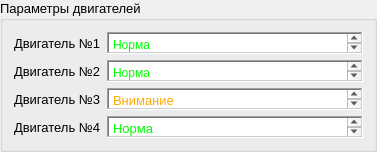
                      <widget class="QGroupBox" name="groupBox_6">
                       <property name="font">
                        <font>
                         <pointsize>10</pointsize>
                         <bold>false</bold>
                         <underline>false</underline>
                        </font>
                       </property>
                       <property name="title">
                        <string>Параметры двигателей</string>
                       </property>
                       <layout class="QVBoxLayout" name="verticalLayout_34">
                        <item>
                         <layout class="QVBoxLayout" name="verticalLayout_23">
                          <item>
                           <layout class="QHBoxLayout" name="horizontalLayout_23">
                            <item>
                             <widget class="QLabel" name="label_15">
                              <property name="text">
                               <string>Двигатель №1</string>
                              </property>
                             </widget>
                            </item>
                            <item>
                             <widget class="QTextEdit" name="textEdit_7">
                              <property name="maximumSize">
                               <size>
                                <width>16777215</width>
                                <height>22</height>
                               </size>
                              </property>
                              <property name="frameShape">
                               <enum>QFrame::WinPanel</enum>
                              </property>
                              <property name="html">
                               <string>&lt;!DOCTYPE HTML PUBLIC &quot;-//W3C//DTD HTML 4.0//EN&quot; &quot;http://www.w3.org/TR/REC-html40/strict.dtd&quot;&gt;
&lt;html&gt;&lt;head&gt;&lt;meta name=&quot;qrichtext&quot; content=&quot;1&quot; /&gt;&lt;meta charset=&quot;utf-8&quot; /&gt;&lt;style type=&quot;text/css&quot;&gt;
p, li { white-space: pre-wrap; }
hr { height: 1px; border-width: 0; }
li.unchecked::marker { content: &quot;\2610&quot;; }
li.checked::marker { content: &quot;\2612&quot;; }
&lt;/style&gt;&lt;/head&gt;&lt;body style=&quot; font-family:'Segoe UI'; font-size:10pt; font-weight:400; font-style:normal;&quot;&gt;
&lt;p style=&quot; margin-top:0px; margin-bottom:0px; margin-left:0px; margin-right:0px; -qt-block-indent:0; text-indent:0px;&quot;&gt;&lt;span style=&quot; font-family:'MS Shell Dlg 2'; font-size:9pt; color:#00ff00;&quot;&gt;Норма&lt;/span&gt;&lt;/p&gt;&lt;/body&gt;&lt;/html&gt;</string>
                              </property>
                             </widget>
                            </item>
                           </layout>
                          </item>
                          <item>
                           <layout class="QHBoxLayout" name="horizontalLayout_24">
                            <item>
                             <widget class="QLabel" name="label_16">
                              <property name="text">
                               <string>Двигатель №2</string>
                              </property>
                             </widget>
                            </item>
                            <item>
                             <widget class="QTextEdit" name="textEdit_8">
                              <property name="maximumSize">
                               <size>
                                <width>16777215</width>
                                <height>22</height>
                               </size>
                              </property>
                              <property name="frameShape">
                               <enum>QFrame::WinPanel</enum>
                              </property>
                              <property name="html">
                               <string>&lt;!DOCTYPE HTML PUBLIC &quot;-//W3C//DTD HTML 4.0//EN&quot; &quot;http://www.w3.org/TR/REC-html40/strict.dtd&quot;&gt;
&lt;html&gt;&lt;head&gt;&lt;meta name=&quot;qrichtext&quot; content=&quot;1&quot; /&gt;&lt;meta charset=&quot;utf-8&quot; /&gt;&lt;style type=&quot;text/css&quot;&gt;
p, li { white-space: pre-wrap; }
hr { height: 1px; border-width: 0; }
li.unchecked::marker { content: &quot;\2610&quot;; }
li.checked::marker { content: &quot;\2612&quot;; }
&lt;/style&gt;&lt;/head&gt;&lt;body style=&quot; font-family:'Segoe UI'; font-size:10pt; font-weight:400; font-style:normal;&quot;&gt;
&lt;p style=&quot; margin-top:0px; margin-bottom:0px; margin-left:0px; margin-right:0px; -qt-block-indent:0; text-indent:0px;&quot;&gt;&lt;span style=&quot; font-family:'MS Shell Dlg 2'; font-size:9pt; color:#00ff00;&quot;&gt;Норма&lt;/span&gt;&lt;/p&gt;&lt;/body&gt;&lt;/html&gt;</string>
                              </property>
                             </widget>
                            </item>
                           </layout>
                          </item>
                          <item>
                           <layout class="QHBoxLayout" name="horizontalLayout_25">
                            <item>
                             <widget class="QLabel" name="label_17">
                              <property name="text">
                               <string>Двигатель №3</string>
                              </property>
                             </widget>
                            </item>
                            <item>
                             <widget class="QTextEdit" name="textEdit_9">
                              <property name="maximumSize">
                               <size>
                                <width>16777215</width>
                                <height>22</height>
                               </size>
                              </property>
                              <property name="frameShape">
                               <enum>QFrame::WinPanel</enum>
                              </property>
                              <property name="html">
                               <string>&lt;!DOCTYPE HTML PUBLIC &quot;-//W3C//DTD HTML 4.0//EN&quot; &quot;http://www.w3.org/TR/REC-html40/strict.dtd&quot;&gt;
&lt;html&gt;&lt;head&gt;&lt;meta name=&quot;qrichtext&quot; content=&quot;1&quot; /&gt;&lt;meta charset=&quot;utf-8&quot; /&gt;&lt;style type=&quot;text/css&quot;&gt;
p, li { white-space: pre-wrap; }
hr { height: 1px; border-width: 0; }
li.unchecked::marker { content: &quot;\2610&quot;; }
li.checked::marker { content: &quot;\2612&quot;; }
&lt;/style&gt;&lt;/head&gt;&lt;body style=&quot; font-family:'Segoe UI'; font-size:10pt; font-weight:400; font-style:normal;&quot;&gt;
&lt;p style=&quot; margin-top:0px; margin-bottom:0px; margin-left:0px; margin-right:0px; -qt-block-indent:0; text-indent:0px;&quot;&gt;&lt;span style=&quot; color:#ffaa00;&quot;&gt;Внимание&lt;/span&gt;&lt;/p&gt;&lt;/body&gt;&lt;/html&gt;</string>
                              </property>
                             </widget>
                            </item>
                           </layout>
                          </item>
                          <item>
                           <layout class="QHBoxLayout" name="horizontalLayout_26">
                            <item>
                             <widget class="QLabel" name="label_18">
                              <property name="text">
                               <string>Двигатель №4</string>
                              </property>
                             </widget>
                            </item>
                            <item>
                             <widget class="QTextEdit" name="textEdit_10">
                              <property name="maximumSize">
                               <size>
                                <width>16777215</width>
                                <height>22</height>
                               </size>
                              </property>
                              <property name="frameShape">
                               <enum>QFrame::WinPanel</enum>
                              </property>
                              <property name="html">
                               <string>&lt;!DOCTYPE HTML PUBLIC &quot;-//W3C//DTD HTML 4.0//EN&quot; &quot;http://www.w3.org/TR/REC-html40/strict.dtd&quot;&gt;
&lt;html&gt;&lt;head&gt;&lt;meta name=&quot;qrichtext&quot; content=&quot;1&quot; /&gt;&lt;meta charset=&quot;utf-8&quot; /&gt;&lt;style type=&quot;text/css&quot;&gt;
p, li { white-space: pre-wrap; }
hr { height: 1px; border-width: 0; }
li.unchecked::marker { content: &quot;\2610&quot;; }
li.checked::marker { content: &quot;\2612&quot;; }
&lt;/style&gt;&lt;/head&gt;&lt;body style=&quot; font-family:'Segoe UI'; font-size:10pt; font-weight:400; font-style:normal;&quot;&gt;
&lt;p style=&quot; margin-top:0px; margin-bottom:0px; margin-left:0px; margin-right:0px; -qt-block-indent:0; text-indent:0px;&quot;&gt;&lt;span style=&quot; color:#00ff00;&quot;&gt;Норма&lt;/span&gt;&lt;/p&gt;&lt;/body&gt;&lt;/html&gt;</string>
                              </property>
                             </widget>
                            </item>
                           </layout>
                          </item>
                         </layout>
                        </item>
                       </layout>
                      </widget>
